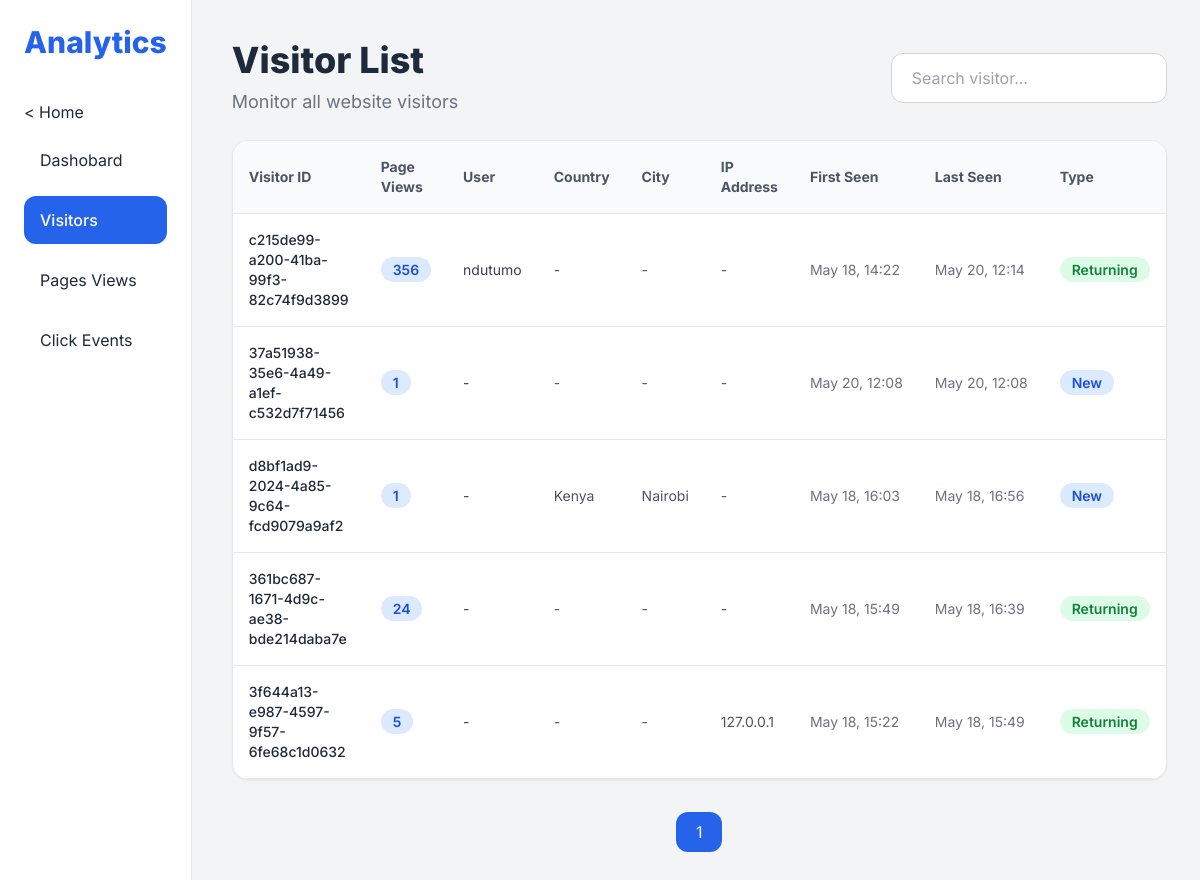
The app's page /userprofile/visit_list, older data.
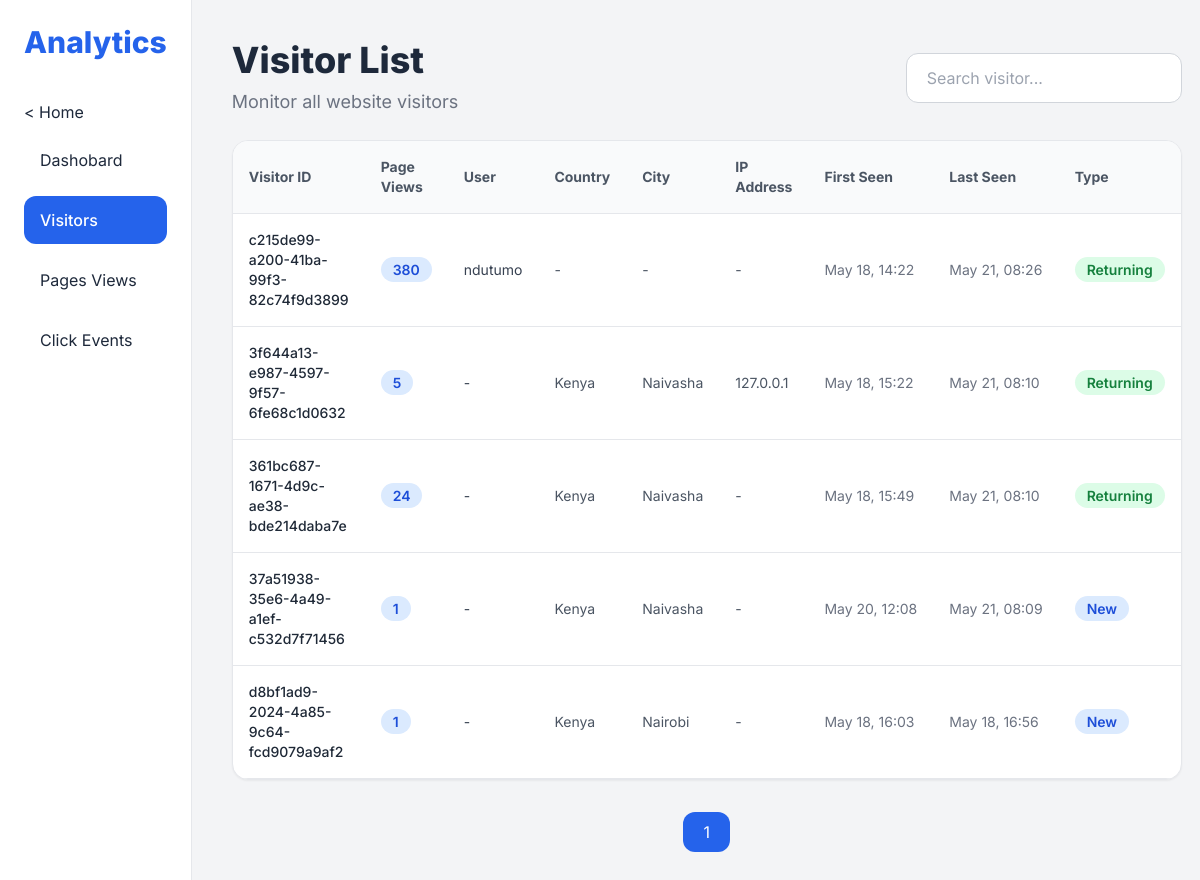
The same page, newer data.
### userprofile/models.py (models this page shows, shortened)
class Visitor(models.Model):
    visitor_id = models.CharField(max_length=120,unique=True)
    user = models.ForeignKey(User,null=True,blank=True,on_delete=models.SET_NULL)
    first_seen = models.DateTimeField(auto_now_add=True)
    last_seen = models.DateTimeField(auto_now=True)
    last_activity = models.DateTimeField(null=True,blank=True)
    visit_count = models.PositiveIntegerField(default=1)
    total_page_views = models.PositiveIntegerField(default=0)
    ip_address = models.GenericIPAddressField(null=True,blank=True)
    country = models.CharField(max_length=120,null=True,blank=True)
    region = models.CharField(max_length=120,null=True,blank=True)
    city = models.CharField(max_length=120,null=True,blank=True)
    timezone = models.CharField(max_length=120,null=True,blank=True)
    latitude = models.FloatField(null=True,blank=True)
    longitude = models.FloatField(null=True,blank=True)
    user_agent = models.TextField(null=True,blank=True)
    browser = models.CharField(max_length=120,null=True,blank=True)
    browser_version = models.CharField(max_length=50,null=True,blank=True)
    operating_system = models.CharField(max_length=120,null=True,blank=True)
    device_type = models.CharField(max_length=50,null=True,blank=True)
    device_brand = models.CharField(max_length=120,null=True,blank=True)
    is_mobile = models.BooleanField(default=False)
    is_tablet = models.BooleanField(default=False)
    is_desktop = models.BooleanField(default=True)
    referrer = models.URLField(null=True,blank=True)
    referrer_domain = models.CharField(max_length=255,null=True,blank=True)
    landing_page = models.CharField(max_length=500,null=True,blank=True)
    utm_source = models.CharField(max_length=255,null=True,blank=True)
    utm_medium = models.CharField(max_length=255,null=True,blank=True)
    utm_campaign = models.CharField(max_length=255,null=True,blank=True)
    is_bot = models.BooleanField(default=False)
    bot_name = models.CharField(max_length=120,null=True,blank=True)
    is_active = models.BooleanField(default=True)
    created_at = models.DateTimeField(auto_now_add=True)
    updated_at = models.DateTimeField(auto_now=True)
    class Meta:
        ordering = ["-last_seen"]

### userprofile/views.py (the view, shortened to what this page needs)
# urls.py: path('visit_list', views.visit_list, name='visit_list'),
def visit_list(request):
    search = request.GET.get("search", "")
    visitors = Visitor.objects.annotate(
        pageview_count=Count("pageview")
    ).order_by("-last_seen")
    paginator = Paginator(visitors, 25)
    page_number = request.GET.get("page")
    page_obj = paginator.get_page(page_number)
    context = {
        "page_obj": page_obj,
        "search": search,
    }
    return render(request,"userprofile/visit_list.html",context)

### userprofile/templates/userprofile/visit_list.html (shortened to what this page needs)
{% extends "userprofile/base_analytics.html" %}
{% block content %}
<div class="flex flex-col lg:flex-row lg:items-center justify-between gap-4 mb-6">
    <div>
        <h1 class="text-4xl font-extrabold">
            Visitor List
        </h1>
        <p class="text-gray-500 mt-2 text-lg">
            Monitor all website visitors
        </p>
    </div>
    <form method="GET">
        <input
            type="text"
            name="search"
            value="{{ search }}"
            placeholder="Search visitor..."
            class="bg-white border border-gray-300 px-5 py-3 rounded-xl outline-none focus:ring-2 focus:ring-blue-500"
        >
    </form>
</div>
<div class="bg-white rounded-2xl shadow-sm border overflow-hidden">
    <div class="overflow-x-auto">
        <table class="w-full text-sm">
            <thead class="bg-gray-50 border-b text-gray-600">
                <tr>
                    <th class="p-4 text-left">Visitor ID</th>
                    <th class="p-4 text-left">Page Views</th>
                    <th class="p-4 text-left">User</th>
                    <th class="p-4 text-left">Country</th>
                    <th class="p-4 text-left">City</th>
                    <th class="p-4 text-left">IP Address</th>
                    <th class="p-4 text-left">First Seen</th>
                    <th class="p-4 text-left">Last Seen</th>
                    <th class="p-4 text-left">Type</th>
                </tr>
            </thead>
            <tbody>
                {% for item in page_obj %}
                <tr class="border-b hover:bg-gray-50 transition">
                    <td class="p-4 font-medium text-gray-800">
                        {{ item.visitor_id }}
                    </td>
                    <td class="p-4">
                        <span class="px-3 py-1 rounded-full bg-blue-100 text-blue-700 text-sm font-semibold">
                            {{ item.pageview_count }}
                        </span>
                    </td>
                    <td class="p-4 text-gray-700">
                        {% if item.user %}
                            {{ item.user.username }}
                        {% else %}
                            -
                        {% endif %}
                    </td>
                    <td class="p-4 text-gray-600">
                        {{ item.country|default:"-" }}
                    </td>
                    <td class="p-4 text-gray-600">
                        {{ item.city|default:"-" }}
                    </td>
                    <td class="p-4 text-gray-600">
                        {{ item.ip_address|default:"-" }}
                    </td>
                    <td class="p-4 text-gray-500 whitespace-nowrap">
                        {{ item.first_seen|date:"M d, H:i" }}
                    </td>
                    <td class="p-4 text-gray-500 whitespace-nowrap">
                        {{ item.last_seen|date:"M d, H:i" }}
                    </td>
                    <td class="p-4">
                        {% if item.pageview_count > 1 %}
                            <span class="bg-green-100 text-green-700 px-3 py-1 rounded-full text-sm font-semibold">
                                Returning
                            </span>
                        {% else %}
                            <span class="bg-blue-100 text-blue-700 px-3 py-1 rounded-full text-sm font-semibold">
                                New
                            </span>
                        {% endif %}
                    </td>
                </tr>
                {% endfor %}
            </tbody>
        </table>
    </div>
</div>
<div class="flex justify-center items-center gap-3 mt-8">
    <span class="px-5 py-2 bg-blue-600 text-white rounded-xl">
        {{ page_obj.number }}
    </span>
</div>
{% endblock %}

### userprofile/templates/userprofile/base_analytics.html (shortened to what this page needs)
{% load static %}
<!DOCTYPE html>
<html lang="en">
<head>
    <script src="https://cdn.tailwindcss.com"></script>
</head>
<body class="text-slate-800">
<div class="flex min-h-screen bg-gray-100">
    <aside class="hidden lg:flex flex-col w-64 bg-white border-r border-gray-200 p-6">
        <h1 class="text-3xl font-extrabold text-blue-600">
            Analytics
        </h1>
        <nav class="mt-10 space-y-3">
            <a href="/"> < Home</a>
              <a href="{% url 'analytics_dashboard' %}"
                 class="{% if request.resolver_match.url_name == 'analytics_dashboard' %}
                          block px-4 py-3 rounded-xl bg-blue-600 text-white font-medium
                        {% else %}
                          block px-4 py-3 rounded-xl hover:bg-gray-100
                        {% endif %}">
                Dashobard
              </a>
              <a href="{% url 'visit_list' %}"
                 class="{% if request.resolver_match.url_name == 'visit_list' %}
                          block px-4 py-3 rounded-xl bg-blue-600 text-white font-medium
                        {% else %}
                          block px-4 py-3 rounded-xl hover:bg-gray-100
                        {% endif %}">
                Visitors
              </a>
              <a href="{% url 'pageview_list' %}"
                 class="{% if request.resolver_match.url_name == 'pageview_list' %}
                          block px-4 py-3 rounded-xl bg-blue-600 text-white font-medium
                        {% else %}
                          block px-4 py-3 rounded-xl hover:bg-gray-100
                        {% endif %}">
                Pages Views
              </a>
              <a href="{% url 'click_event_list' %}"
                 class="{% if request.resolver_match.url_name == 'click_event_list' %}
                          block px-4 py-3 rounded-xl bg-blue-600 text-white font-medium
                        {% else %}
                          block px-4 py-3 rounded-xl hover:bg-gray-100
                        {% endif %}">
                Click Events
              </a>
        </nav>
    </aside>
    <main class="flex-1 p-6 lg:p-10">
        {% block content %}
        {% endblock %}
    </main>
</div>
</body>
</html>

### userprofile/templates/userprofile/base_analytics.html (style rules this page uses)
body { font-family: 'Inter', sans-serif; background: #ffffff; }

Row changes from the older to the newer data that the page shows:
changed Visitor "c215de99-a200-41ba-99f3-82c74f9d3899": pageview_count "356" → "380"; last_seen "May 20, 12:14" → "May 21, 08:26"
changed Visitor "3f644a13-e987-4597-9f57-6fe68c1d0632": country "-" → "Kenya"; city "-" → "Naivasha"; last_seen "May 18, 15:49" → "May 21, 08:10"; moves up the list
changed Visitor "361bc687-1671-4d9c-ae38-bde214daba7e": country "-" → "Kenya"; city "-" → "Naivasha"; last_seen "May 18, 16:39" → "May 21, 08:10"; moves up the list
changed Visitor "37a51938-35e6-4a49-a1ef-c532d7f71456": country "-" → "Kenya"; city "-" → "Naivasha"; last_seen "May 20, 12:08" → "May 21, 08:09"
